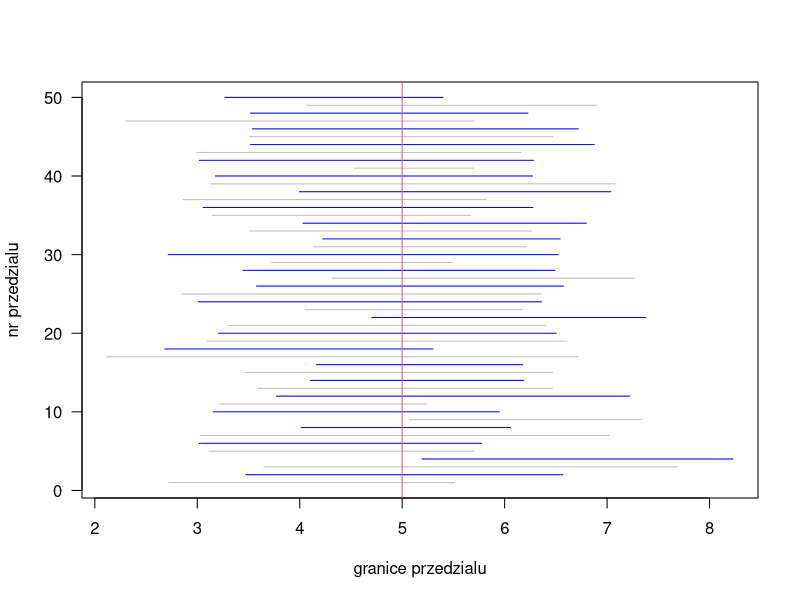
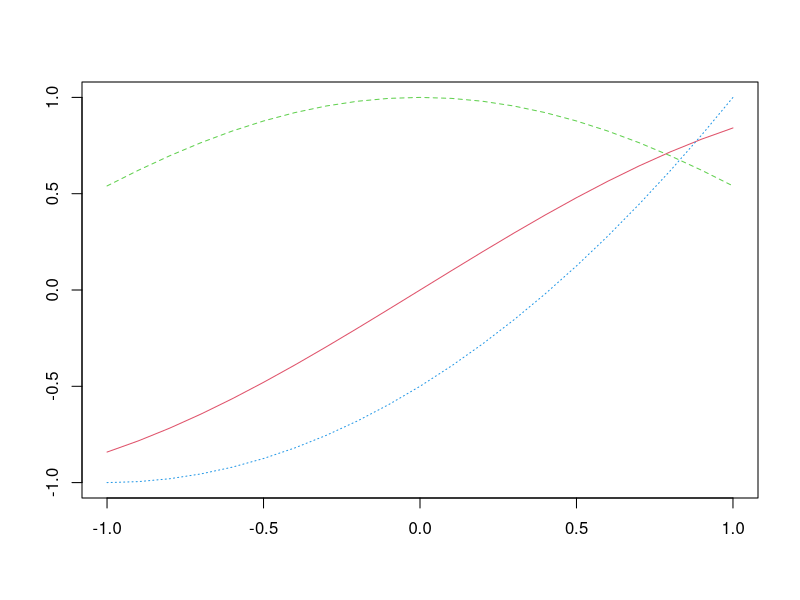

The R source for these figures, in order:
rm(list = ls())

N = 5e1
n = 1e1
mi = 5
sigma = 2
alpha = 5e-2

result = replicate(N,
                   {
                      x = rnorm(n, mi, sigma)
                      t.test(x, conf.level = 1-alpha)$conf
                   })
matplot(result, rbind(1:N, 1:N), type='l', lty=1,
        col=c('grey','blue'), las=1,
        xlab="granice przedzialu",
        ylab="nr przedzialu")
abline(v=mi, col=2)

# seq is for sequence generation
# cbind, rbind (bind by column or row)
# matplot for plotting
x = seq(-1, 1, by=0.1)
y1 = sin(x)
y2 = cos(x)
y3 = x*x/2+x-1/2
matplot(x, cbind(y1,y2,y3), type='l', col=2:4, ann=F)
# omitting type='l' provides humourous results